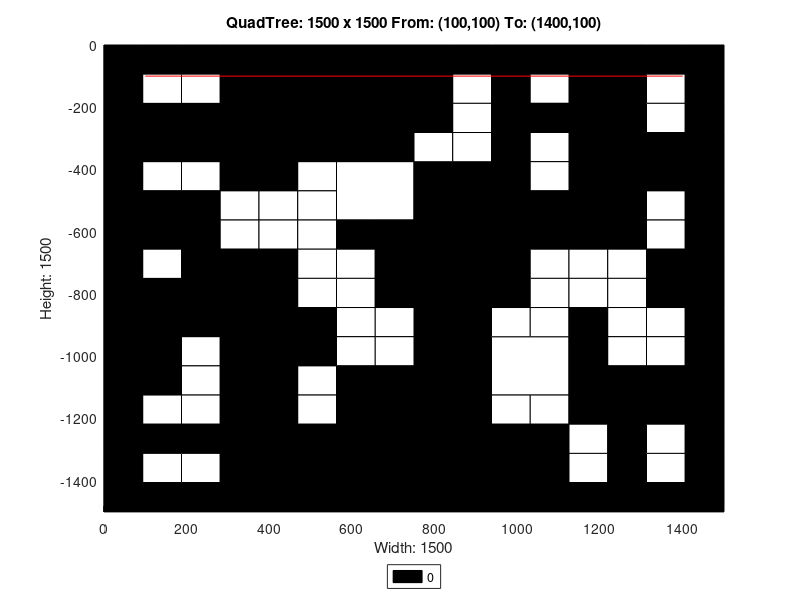

Source code (MATLAB):
axis([0 1500 -1500 0]);
title('QuadTree: 1500 x 1500 From: (100,100) To: (1400,100)');
xlabel('Width: 1500');
ylabel('Height: 1500');
rectangle('Position',[375 -375 375 375], 'FaceColor',[0 0 0]);
rectangle('Position',[0 -375 187.5 187.5], 'FaceColor',[0 0 0]);
rectangle('Position',[187.5 -375 187.5 187.5], 'FaceColor',[0 0 0]);
rectangle('Position',[562.5 -562.5 187.5 187.5], 'FaceColor',[1 1 1]);
rectangle('Position',[1125 -187.5 187.5 187.5], 'FaceColor',[0 0 0]);
rectangle('Position',[1125 -375 187.5 187.5], 'FaceColor',[0 0 0]);
rectangle('Position',[750 -562.5 187.5 187.5], 'FaceColor',[0 0 0]);
rectangle('Position',[750 -750 187.5 187.5], 'FaceColor',[0 0 0]);
rectangle('Position',[1125 -562.5 187.5 187.5], 'FaceColor',[0 0 0]);
rectangle('Position',[0 -937.5 187.5 187.5], 'FaceColor',[0 0 0]);
rectangle('Position',[187.5 -937.5 187.5 187.5], 'FaceColor',[0 0 0]);
rectangle('Position',[0 -1125 187.5 187.5], 'FaceColor',[0 0 0]);
rectangle('Position',[562.5 -1312.5 187.5 187.5], 'FaceColor',[0 0 0]);
rectangle('Position',[375 -1500 187.5 187.5], 'FaceColor',[0 0 0]);
rectangle('Position',[562.5 -1500 187.5 187.5], 'FaceColor',[0 0 0]);
rectangle('Position',[750 -937.5 187.5 187.5], 'FaceColor',[0 0 0]);
rectangle('Position',[750 -1125 187.5 187.5], 'FaceColor',[0 0 0]);
rectangle('Position',[937.5 -1125 187.5 187.5], 'FaceColor',[1 1 1]);
rectangle('Position',[750 -1312.5 187.5 187.5], 'FaceColor',[0 0 0]);
rectangle('Position',[750 -1500 187.5 187.5], 'FaceColor',[0 0 0]);
rectangle('Position',[937.5 -1500 187.5 187.5], 'FaceColor',[0 0 0]);
rectangle('Position',[0 -93.75 93.75 93.75], 'FaceColor',[0 0 0]);
rectangle('Position',[93.75 -93.75 93.75 93.75], 'FaceColor',[0 0 0]);
rectangle('Position',[0 -187.5 93.75 93.75], 'FaceColor',[0 0 0]);
rectangle('Position',[93.75 -187.5 93.75 93.75], 'FaceColor',[1 1 1]);
rectangle('Position',[187.5 -93.75 93.75 93.75], 'FaceColor',[0 0 0]);
rectangle('Position',[281.25 -93.75 93.75 93.75], 'FaceColor',[0 0 0]);
rectangle('Position',[187.5 -187.5 93.75 93.75], 'FaceColor',[1 1 1]);
rectangle('Position',[281.25 -187.5 93.75 93.75], 'FaceColor',[0 0 0]);
rectangle('Position',[0 -468.75 93.75 93.75], 'FaceColor',[0 0 0]);
rectangle('Position',[93.75 -468.75 93.75 93.75], 'FaceColor',[1 1 1]);
rectangle('Position',[0 -562.5 93.75 93.75], 'FaceColor',[0 0 0]);
rectangle('Position',[93.75 -562.5 93.75 93.75], 'FaceColor',[0 0 0]);
rectangle('Position',[187.5 -468.75 93.75 93.75], 'FaceColor',[1 1 1]);
rectangle('Position',[281.25 -468.75 93.75 93.75], 'FaceColor',[0 0 0]);
rectangle('Position',[187.5 -562.5 93.75 93.75], 'FaceColor',[0 0 0]);
rectangle('Position',[281.25 -562.5 93.75 93.75], 'FaceColor',[1 1 1]);
rectangle('Position',[0 -656.25 93.75 93.75], 'FaceColor',[0 0 0]);
rectangle('Position',[93.75 -656.25 93.75 93.75], 'FaceColor',[0 0 0]);
rectangle('Position',[0 -750 93.75 93.75], 'FaceColor',[0 0 0]);
rectangle('Position',[93.75 -750 93.75 93.75], 'FaceColor',[1 1 1]);
rectangle('Position',[187.5 -656.25 93.75 93.75], 'FaceColor',[0 0 0]);
rectangle('Position',[281.25 -656.25 93.75 93.75], 'FaceColor',[1 1 1]);
rectangle('Position',[187.5 -750 93.75 93.75], 'FaceColor',[0 0 0]);
rectangle('Position',[281.25 -750 93.75 93.75], 'FaceColor',[0 0 0]);
rectangle('Position',[375 -468.75 93.75 93.75], 'FaceColor',[0 0 0]);
rectangle('Position',[468.75 -468.75 93.75 93.75], 'FaceColor',[1 1 1]);
rectangle('Position',[375 -562.5 93.75 93.75], 'FaceColor',[1 1 1]);
rectangle('Position',[468.75 -562.5 93.75 93.75], 'FaceColor',[1 1 1]);
rectangle('Position',[375 -656.25 93.75 93.75], 'FaceColor',[1 1 1]);
rectangle('Position',[468.75 -656.25 93.75 93.75], 'FaceColor',[1 1 1]);
rectangle('Position',[375 -750 93.75 93.75], 'FaceColor',[0 0 0]);
rectangle('Position',[468.75 -750 93.75 93.75], 'FaceColor',[1 1 1]);
rectangle('Position',[562.5 -656.25 93.75 93.75], 'FaceColor',[0 0 0]);
rectangle('Position',[656.25 -656.25 93.75 93.75], 'FaceColor',[0 0 0]);
rectangle('Position',[562.5 -750 93.75 93.75], 'FaceColor',[1 1 1]);
rectangle('Position',[656.25 -750 93.75 93.75], 'FaceColor',[0 0 0]);
rectangle('Position',[750 -93.75 93.75 93.75], 'FaceColor',[0 0 0]);
rectangle('Position',[843.75 -93.75 93.75 93.75], 'FaceColor',[0 0 0]);
rectangle('Position',[750 -187.5 93.75 93.75], 'FaceColor',[0 0 0]);
rectangle('Position',[843.75 -187.5 93.75 93.75], 'FaceColor',[1 1 1]);
rectangle('Position',[937.5 -93.75 93.75 93.75], 'FaceColor',[0 0 0]);
rectangle('Position',[1031.25 -93.75 93.75 93.75], 'FaceColor',[0 0 0]);
rectangle('Position',[937.5 -187.5 93.75 93.75], 'FaceColor',[0 0 0]);
rectangle('Position',[1031.25 -187.5 93.75 93.75], 'FaceColor',[1 1 1]);
rectangle('Position',[750 -281.25 93.75 93.75], 'FaceColor',[0 0 0]);
rectangle('Position',[843.75 -281.25 93.75 93.75], 'FaceColor',[1 1 1]);
rectangle('Position',[750 -375 93.75 93.75], 'FaceColor',[1 1 1]);
rectangle('Position',[843.75 -375 93.75 93.75], 'FaceColor',[1 1 1]);
rectangle('Position',[937.5 -281.25 93.75 93.75], 'FaceColor',[0 0 0]);
rectangle('Position',[1031.25 -281.25 93.75 93.75], 'FaceColor',[0 0 0]);
rectangle('Position',[937.5 -375 93.75 93.75], 'FaceColor',[0 0 0]);
rectangle('Position',[1031.25 -375 93.75 93.75], 'FaceColor',[1 1 1]);
rectangle('Position',[1312.5 -93.75 93.75 93.75], 'FaceColor',[0 0 0]);
rectangle('Position',[1406.25 -93.75 93.75 93.75], 'FaceColor',[0 0 0]);
rectangle('Position',[1312.5 -187.5 93.75 93.75], 'FaceColor',[1 1 1]);
rectangle('Position',[1406.25 -187.5 93.75 93.75], 'FaceColor',[0 0 0]);
rectangle('Position',[1312.5 -281.25 93.75 93.75], 'FaceColor',[1 1 1]);
rectangle('Position',[1406.25 -281.25 93.75 93.75], 'FaceColor',[0 0 0]);
rectangle('Position',[1312.5 -375 93.75 93.75], 'FaceColor',[0 0 0]);
rectangle('Position',[1406.25 -375 93.75 93.75], 'FaceColor',[0 0 0]);
rectangle('Position',[937.5 -468.75 93.75 93.75], 'FaceColor',[0 0 0]);
rectangle('Position',[1031.25 -468.75 93.75 93.75], 'FaceColor',[1 1 1]);
rectangle('Position',[937.5 -562.5 93.75 93.75], 'FaceColor',[0 0 0]);
rectangle('Position',[1031.25 -562.5 93.75 93.75], 'FaceColor',[0 0 0]);
rectangle('Position',[937.5 -656.25 93.75 93.75], 'FaceColor',[0 0 0]);
rectangle('Position',[1031.25 -656.25 93.75 93.75], 'FaceColor',[0 0 0]);
rectangle('Position',[937.5 -750 93.75 93.75], 'FaceColor',[0 0 0]);
rectangle('Position',[1031.25 -750 93.75 93.75], 'FaceColor',[1 1 1]);
rectangle('Position',[1312.5 -468.75 93.75 93.75], 'FaceColor',[0 0 0]);
rectangle('Position',[1406.25 -468.75 93.75 93.75], 'FaceColor',[0 0 0]);
rectangle('Position',[1312.5 -562.5 93.75 93.75], 'FaceColor',[1 1 1]);
rectangle('Position',[1406.25 -562.5 93.75 93.75], 'FaceColor',[0 0 0]);
rectangle('Position',[1125 -656.25 93.75 93.75], 'FaceColor',[0 0 0]);
rectangle('Position',[1218.75 -656.25 93.75 93.75], 'FaceColor',[0 0 0]);
rectangle('Position',[1125 -750 93.75 93.75], 'FaceColor',[1 1 1]);
rectangle('Position',[1218.75 -750 93.75 93.75], 'FaceColor',[1 1 1]);
rectangle('Position',[1312.5 -656.25 93.75 93.75], 'FaceColor',[1 1 1]);
rectangle('Position',[1406.25 -656.25 93.75 93.75], 'FaceColor',[0 0 0]);
rectangle('Position',[1312.5 -750 93.75 93.75], 'FaceColor',[0 0 0]);
rectangle('Position',[1406.25 -750 93.75 93.75], 'FaceColor',[0 0 0]);
rectangle('Position',[187.5 -1031.25 93.75 93.75], 'FaceColor',[1 1 1]);
rectangle('Position',[281.25 -1031.25 93.75 93.75], 'FaceColor',[0 0 0]);
rectangle('Position',[187.5 -1125 93.75 93.75], 'FaceColor',[1 1 1]);
rectangle('Position',[281.25 -1125 93.75 93.75], 'FaceColor',[0 0 0]);
rectangle('Position',[375 -843.75 93.75 93.75], 'FaceColor',[0 0 0]);
rectangle('Position',[468.75 -843.75 93.75 93.75], 'FaceColor',[1 1 1]);
rectangle('Position',[375 -937.5 93.75 93.75], 'FaceColor',[0 0 0]);
rectangle('Position',[468.75 -937.5 93.75 93.75], 'FaceColor',[0 0 0]);
rectangle('Position',[562.5 -843.75 93.75 93.75], 'FaceColor',[1 1 1]);
rectangle('Position',[656.25 -843.75 93.75 93.75], 'FaceColor',[0 0 0]);
rectangle('Position',[562.5 -937.5 93.75 93.75], 'FaceColor',[1 1 1]);
rectangle('Position',[656.25 -937.5 93.75 93.75], 'FaceColor',[1 1 1]);
rectangle('Position',[375 -1031.25 93.75 93.75], 'FaceColor',[0 0 0]);
rectangle('Position',[468.75 -1031.25 93.75 93.75], 'FaceColor',[0 0 0]);
rectangle('Position',[375 -1125 93.75 93.75], 'FaceColor',[0 0 0]);
rectangle('Position',[468.75 -1125 93.75 93.75], 'FaceColor',[1 1 1]);
rectangle('Position',[562.5 -1031.25 93.75 93.75], 'FaceColor',[1 1 1]);
rectangle('Position',[656.25 -1031.25 93.75 93.75], 'FaceColor',[1 1 1]);
rectangle('Position',[562.5 -1125 93.75 93.75], 'FaceColor',[0 0 0]);
rectangle('Position',[656.25 -1125 93.75 93.75], 'FaceColor',[0 0 0]);
rectangle('Position',[0 -1218.75 93.75 93.75], 'FaceColor',[0 0 0]);
rectangle('Position',[93.75 -1218.75 93.75 93.75], 'FaceColor',[1 1 1]);
rectangle('Position',[0 -1312.5 93.75 93.75], 'FaceColor',[0 0 0]);
rectangle('Position',[93.75 -1312.5 93.75 93.75], 'FaceColor',[0 0 0]);
rectangle('Position',[187.5 -1218.75 93.75 93.75], 'FaceColor',[1 1 1]);
rectangle('Position',[281.25 -1218.75 93.75 93.75], 'FaceColor',[0 0 0]);
rectangle('Position',[187.5 -1312.5 93.75 93.75], 'FaceColor',[0 0 0]);
rectangle('Position',[281.25 -1312.5 93.75 93.75], 'FaceColor',[0 0 0]);
rectangle('Position',[0 -1406.25 93.75 93.75], 'FaceColor',[0 0 0]);
rectangle('Position',[93.75 -1406.25 93.75 93.75], 'FaceColor',[1 1 1]);
rectangle('Position',[0 -1500 93.75 93.75], 'FaceColor',[0 0 0]);
rectangle('Position',[93.75 -1500 93.75 93.75], 'FaceColor',[0 0 0]);
rectangle('Position',[187.5 -1406.25 93.75 93.75], 'FaceColor',[1 1 1]);
rectangle('Position',[281.25 -1406.25 93.75 93.75], 'FaceColor',[0 0 0]);
rectangle('Position',[187.5 -1500 93.75 93.75], 'FaceColor',[0 0 0]);
rectangle('Position',[281.25 -1500 93.75 93.75], 'FaceColor',[0 0 0]);
rectangle('Position',[375 -1218.75 93.75 93.75], 'FaceColor',[0 0 0]);
rectangle('Position',[468.75 -1218.75 93.75 93.75], 'FaceColor',[1 1 1]);
rectangle('Position',[375 -1312.5 93.75 93.75], 'FaceColor',[0 0 0]);
rectangle('Position',[468.75 -1312.5 93.75 93.75], 'FaceColor',[0 0 0]);
rectangle('Position',[937.5 -843.75 93.75 93.75], 'FaceColor',[0 0 0]);
rectangle('Position',[1031.25 -843.75 93.75 93.75], 'FaceColor',[1 1 1]);
rectangle('Position',[937.5 -937.5 93.75 93.75], 'FaceColor',[1 1 1]);
rectangle('Position',[1031.25 -937.5 93.75 93.75], 'FaceColor',[1 1 1]);
rectangle('Position',[1125 -843.75 93.75 93.75], 'FaceColor',[1 1 1]);
rectangle('Position',[1218.75 -843.75 93.75 93.75], 'FaceColor',[1 1 1]);
rectangle('Position',[1125 -937.5 93.75 93.75], 'FaceColor',[0 0 0]);
rectangle('Position',[1218.75 -937.5 93.75 93.75], 'FaceColor',[1 1 1]);
rectangle('Position',[1312.5 -843.75 93.75 93.75], 'FaceColor',[0 0 0]);
rectangle('Position',[1406.25 -843.75 93.75 93.75], 'FaceColor',[0 0 0]);
rectangle('Position',[1312.5 -937.5 93.75 93.75], 'FaceColor',[1 1 1]);
rectangle('Position',[1406.25 -937.5 93.75 93.75], 'FaceColor',[0 0 0]);
rectangle('Position',[1125 -1031.25 93.75 93.75], 'FaceColor',[0 0 0]);
rectangle('Position',[1218.75 -1031.25 93.75 93.75], 'FaceColor',[1 1 1]);
rectangle('Position',[1125 -1125 93.75 93.75], 'FaceColor',[0 0 0]);
rectangle('Position',[1218.75 -1125 93.75 93.75], 'FaceColor',[0 0 0]);
rectangle('Position',[1312.5 -1031.25 93.75 93.75], 'FaceColor',[1 1 1]);
rectangle('Position',[1406.25 -1031.25 93.75 93.75], 'FaceColor',[0 0 0]);
rectangle('Position',[1312.5 -1125 93.75 93.75], 'FaceColor',[0 0 0]);
rectangle('Position',[1406.25 -1125 93.75 93.75], 'FaceColor',[0 0 0]);
rectangle('Position',[937.5 -1218.75 93.75 93.75], 'FaceColor',[1 1 1]);
rectangle('Position',[1031.25 -1218.75 93.75 93.75], 'FaceColor',[1 1 1]);
rectangle('Position',[937.5 -1312.5 93.75 93.75], 'FaceColor',[0 0 0]);
rectangle('Position',[1031.25 -1312.5 93.75 93.75], 'FaceColor',[0 0 0]);
rectangle('Position',[1125 -1218.75 93.75 93.75], 'FaceColor',[0 0 0]);
rectangle('Position',[1218.75 -1218.75 93.75 93.75], 'FaceColor',[0 0 0]);
rectangle('Position',[1125 -1312.5 93.75 93.75], 'FaceColor',[1 1 1]);
rectangle('Position',[1218.75 -1312.5 93.75 93.75], 'FaceColor',[0 0 0]);
rectangle('Position',[1312.5 -1218.75 93.75 93.75], 'FaceColor',[0 0 0]);
rectangle('Position',[1406.25 -1218.75 93.75 93.75], 'FaceColor',[0 0 0]);
rectangle('Position',[1312.5 -1312.5 93.75 93.75], 'FaceColor',[1 1 1]);
rectangle('Position',[1406.25 -1312.5 93.75 93.75], 'FaceColor',[0 0 0]);
rectangle('Position',[1125 -1406.25 93.75 93.75], 'FaceColor',[1 1 1]);
rectangle('Position',[1218.75 -1406.25 93.75 93.75], 'FaceColor',[0 0 0]);
rectangle('Position',[1125 -1500 93.75 93.75], 'FaceColor',[0 0 0]);
rectangle('Position',[1218.75 -1500 93.75 93.75], 'FaceColor',[0 0 0]);
rectangle('Position',[1312.5 -1406.25 93.75 93.75], 'FaceColor',[1 1 1]);
rectangle('Position',[1406.25 -1406.25 93.75 93.75], 'FaceColor',[0 0 0]);
rectangle('Position',[1312.5 -1500 93.75 93.75], 'FaceColor',[0 0 0]);
rectangle('Position',[1406.25 -1500 93.75 93.75], 'FaceColor',[0 0 0]);
X=[1400,100];
Y=[-100,-100];
hold on;
plot(X,Y,'r');
legend('0','Location','southoutside');
